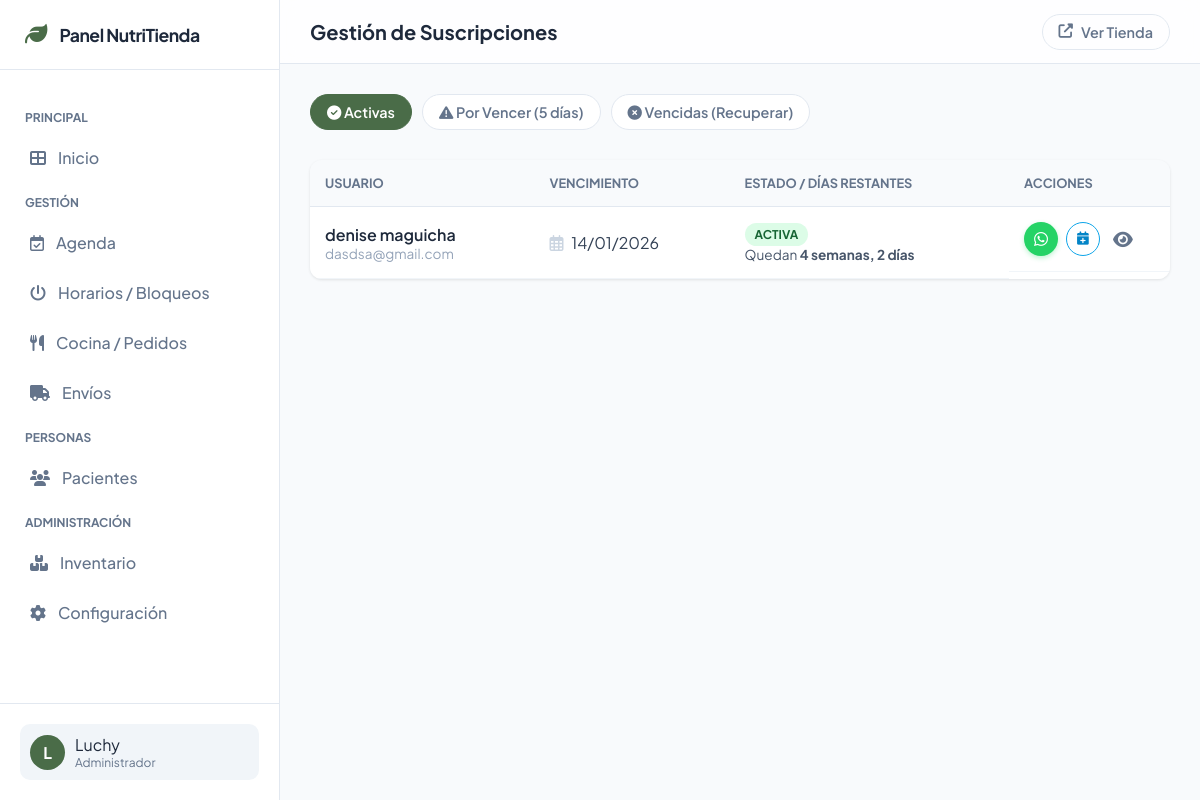
The page /panel/suscripciones/ (signed in) on the database its author committed.
### usuarios/models.py (models this page shows, shortened)
class Perfil(models.Model):
    user = models.OneToOneField(User, on_delete=models.CASCADE)
    telefono = models.CharField(max_length=20, null=True, blank=True)
    direccion = models.CharField(max_length=255, null=True, blank=True)
    ciudad = models.CharField(max_length=100, null=True, blank=True)
    codigo_postal = models.CharField(max_length=10, null=True, blank=True)
    es_vegetariano = models.BooleanField(default=False, verbose_name="Soy Vegetariano")
    es_vegano = models.BooleanField(default=False, verbose_name="Soy Vegano")
    es_celiaco = models.BooleanField(default=False, verbose_name="Soy Celíaco (Sin TACC)")
    suscripcion_activa_hasta = models.DateField(null=True, blank=True, verbose_name="Vencimiento Suscripción")
    @property
    def es_cliente_activo(self):
        if self.suscripcion_activa_hasta:
            return self.suscripcion_activa_hasta >= timezone.now().date()
        return False

### panel_gestor/views.py (the view)
# urls.py: path('suscripciones/', views.suscripciones_panel, name='panel_suscripciones'),
@staff_member_required
def suscripciones_panel(request):
    hoy = timezone.now().date()
    filtro = request.GET.get('filtro', 'activas')
    perfiles = Perfil.objects.select_related('user').order_by('suscripcion_activa_hasta')
    if filtro == 'activas':
        perfiles = perfiles.filter(suscripcion_activa_hasta__gte=hoy)
    elif filtro == 'venciendo':
        limite = hoy + timedelta(days=5)
        perfiles = perfiles.filter(suscripcion_activa_hasta__gte=hoy, suscripcion_activa_hasta__lte=limite)
    elif filtro == 'vencidas':
        limite_pasado = hoy - timedelta(days=30)
        perfiles = perfiles.filter(suscripcion_activa_hasta__lt=hoy, suscripcion_activa_hasta__gte=limite_pasado)
    context = {
        'perfiles': perfiles,
        'filtro_actual': filtro,
        'hoy': hoy
    }
    return render(request, 'panel_gestor/suscripciones.html', context)

### configuracion/context_processors.py (called while the page is built)
def apariencia_context(request):
    config = AparienciaConfig.objects.first()
    if not config:
        config_data = {
            'logo_sitio': None,
            'color_fondo_body': '#ECF0E5',
            'navbar_color_fondo': '#FFFFFF',
            'navbar_color_enlaces': '#555555',
            'boton_color_principal_fondo': '#78857A',
            'boton_color_principal_texto': '#FFFFFF',
            'boton_color_principal_hover': '#647066',
            'boton_color_secundario_borde': '#78857A',
             'color_carrito_activo': '#E74C3C',
        }
    else:
        config_data = config
    return {'apariencia_config': config_data}

### templates/panel_gestor/suscripciones.html (shortened to what this page needs)
{% extends 'panel_gestor/base_panel.html' %}
{% load static %}
{% block title %}Gestión de Suscripciones{% endblock %}
{% block panel_content %}
    <div class="filters-bar">
        <a href="?filtro=activas" class="filter-btn {% if filtro_actual == 'activas' %}active{% endif %}">
            <i class="fas fa-check-circle"></i> Activas
        </a>
        <a href="?filtro=venciendo" class="filter-btn {% if filtro_actual == 'venciendo' %}active{% endif %}">
            <i class="fas fa-exclamation-triangle"></i> Por Vencer (5 días)
        </a>
        <a href="?filtro=vencidas" class="filter-btn {% if filtro_actual == 'vencidas' %}active{% endif %}">
            <i class="fas fa-times-circle"></i> Vencidas (Recuperar)
        </a>
    </div>
    <div class="table-responsive">
        <table class="subs-table">
            <thead>
                <tr>
                    <th>Usuario</th>
                    <th>Vencimiento</th>
                    <th>Estado / Días Restantes</th>
                    <th>Acciones</th>
                </tr>
            </thead>
            <tbody>
                {% for perfil in perfiles %}
                <tr>
                    <td>
                        <div style="font-weight: 600; color: #1e293b;">
                            {{ perfil.user.first_name }} {{ perfil.user.last_name }}
                        </div>
                        <div style="color:#94a3b8; font-size: 0.85rem;">{{ perfil.user.email }}</div>
                    </td>
                    <td>
                        <i class="far fa-calendar-alt" style="color:#cbd5e1; margin-right:5px;"></i>
                        {{ perfil.suscripcion_activa_hasta|date:"d/m/Y" }}
                    </td>
                    <td>
                        {% if perfil.suscripcion_activa_hasta < hoy %}
                            <span class="days-expired">VENCIDA</span>
                            <div style="font-size:0.8rem; color:#991b1b; margin-top:3px;">
                                hace {{ perfil.suscripcion_activa_hasta|timesince:hoy }}
                            </div>
                        {% else %}
                            {% if perfil.suscripcion_activa_hasta <= hoy|add:"5 days" %}
                                <span class="days-warn">⚠️ Vence pronto</span>
                            {% else %}
                                <span class="days-ok">Activa</span>
                            {% endif %}
                            <div style="font-size:0.85rem; color:#475569; margin-top:3px;">
                                Quedan <strong>{{ perfil.suscripcion_activa_hasta|timeuntil:hoy }}</strong>
                            </div>
                        {% endif %}
                    </td>
                    <td class="actions-cell">
                        <a href="https://wa.me/?text=Hola {{ perfil.user.first_name }}, te recordamos que tu suscripción vence el {{ perfil.suscripcion_activa_hasta|date:'d/m' }}."
                           target="_blank" class="btn-wsp-mini" title="Enviar recordatorio">
                            <i class="fab fa-whatsapp"></i>
                        </a>
                        <button class="btn-extend-mini"
                                data-url="{% url 'extender_suscripcion_manual' perfil.user.id %}"
                                data-email="{{ perfil.user.email }}"
                                onclick="abrirModalExtender(this)"
                                title="Extender 30 días">
                            <i class="fas fa-calendar-plus"></i>
                        </button>
                        {% if perfil.user.ficha_paciente %}
                            <a href="{% url 'panel_detalle_paciente' perfil.user.ficha_paciente.id %}" class="btn-view" title="Ver Ficha Clínica">
                                <i class="fas fa-eye"></i>
                            </a>
                        {% else %}
                             <span class="btn-view" style="opacity:0.3; cursor:not-allowed;" title="Sin Ficha Clínica"><i class="fas fa-eye-slash"></i></span>
                        {% endif %}
                    </td>
                </tr>
                {% endfor %}
            </tbody>
        </table>
    </div>
{% endblock %}

### templates/panel_gestor/base_panel.html (shortened to what this page needs)
{% load static %}
<!DOCTYPE html>
<html lang="es">
<head>
    <link rel="stylesheet" href="https://cdnjs.cloudflare.com/ajax/libs/font-awesome/6.4.0/css/all.min.css">
</head>
<body>
    <nav class="sidebar" id="sidebar">
        <div class="sidebar-header">
            <i class="fas fa-leaf logo-icon"></i>
            <span class="logo-text">Panel NutriTienda</span>
        </div>
        <div class="sidebar-menu">
            <span class="menu-label">Principal</span>
            <a href="{% url 'panel_home' %}" class="menu-item {% if request.resolver_match.url_name == 'panel_home' %}active{% endif %}">
                <i class="fas fa-th-large"></i> Inicio
            </a>
            <span class="menu-label">Gestión</span>
            <a href="{% url 'panel_agenda' %}" class="menu-item {% if request.resolver_match.url_name == 'panel_agenda' %}active{% endif %}">
                <i class="far fa-calendar-check"></i> Agenda
            </a>
            <a href="{% url 'panel_bloqueos' %}" class="menu-item {% if request.resolver_match.url_name == 'panel_bloqueos' %}active{% endif %}">
                <i class="fas fa-power-off"></i> Horarios / Bloqueos
            </a>
            <a href="{% url 'panel_cocina' %}" class="menu-item {% if request.resolver_match.url_name == 'panel_cocina' %}active{% endif %}">
                <i class="fas fa-utensils"></i> Cocina / Pedidos
            </a>
            <a href="{% url 'panel_envios' %}" class="menu-item {% if request.resolver_match.url_name == 'panel_envios' %}active{% endif %}">
                <i class="fas fa-truck"></i> Envíos
            </a>
            <span class="menu-label">Personas</span>
            <a href="{% url 'panel_pacientes' %}" class="menu-item {% if 'paciente' in request.resolver_match.url_name %}active{% endif %}">
                <i class="fas fa-users"></i> Pacientes
            </a>
            <span class="menu-label">Administración</span>
            <a href="{% url 'panel_inventario' %}" class="menu-item {% if 'inventario' in request.resolver_match.url_name %}active{% endif %}">
                <i class="fas fa-boxes"></i> Inventario
            </a>
            <a href="{% url 'panel_configuracion' %}" class="menu-item {% if request.resolver_match.url_name == 'panel_configuracion' %}active{% endif %}">
                <i class="fas fa-cog"></i> Configuración
            </a>
        </div>
        <div class="sidebar-footer">
            <div class="user-profile">
                <div class="user-avatar">{{ user.username|make_list|first|upper }}</div>
                <div class="user-info">
                    <span>{{ user.first_name|default:user.username }}</span>
                    <small>Administrador</small>
                </div>
            </div>
        </div>
    </nav>
    <div class="main-wrapper">
        <header class="top-bar">
            <div style="display:flex; align-items:center;">
                <h2 class="page-title">{% block title %}Resumen{% endblock %}</h2>
            </div>
            <a href="{% url 'inicio' %}" class="btn-back-store" target="_blank">
                <i class="fas fa-external-link-alt"></i> Ver Tienda
            </a>
        </header>
        <div class="content-scroll">
            {% block panel_content %}{% endblock %}
        </div>
    </div>
</body>
</html>

### templates/panel_gestor/base_panel.html (style rules this page uses)
:root { --bg-body: #f8fafc; --bg-sidebar: #ffffff; --text-main: #1e293b; --text-muted: #64748b; --brand-color: #4A6C48; --brand-light: #e6f0e6; --border-color: #e2e8f0; --shadow-sm: 0 1px 3px rgba(0,0,0,0.1); --shadow-md: 0 4px 6px -1px rgba(0,0,0,0.1), 0 2px 4px -1px rgba(0,0,0,0.06); --transition: all 0.3s cubic-bezier(0.4, 0, 0.2, 1); }
* { box-sizing: border-box; }
body { margin: 0; font-family: 'Plus Jakarta Sans', sans-serif; background: var(--bg-body); color: var(--text-main); display: flex; height: 100vh; overflow: hidden; }
.sidebar { width: 280px; background: var(--bg-sidebar); border-right: 1px solid var(--border-color); display: flex; flex-direction: column; flex-shrink: 0; transition: var(--transition); z-index: 50; }
.sidebar-header { height: 70px; padding: 0 25px; display: flex; align-items: center; gap: 12px; border-bottom: 1px solid var(--border-color); }
.logo-text { font-size: 1.1rem; font-weight: 700; color: var(--text-main); letter-spacing: -0.5px; }
.logo-icon { color: var(--brand-color); font-size: 1.4rem; }
.sidebar-menu { flex: 1; padding: 25px 15px; overflow-y: auto; }
.menu-label { font-size: 0.75rem; text-transform: uppercase; color: var(--text-muted); font-weight: 700; padding: 0 10px 10px; margin-top: 15px; display: block; }
.menu-item { display: flex; align-items: center; gap: 12px; padding: 12px 15px; color: var(--text-muted); text-decoration: none; border-radius: 10px; margin-bottom: 5px; font-weight: 500; transition: var(--transition); }
.sidebar-footer { padding: 20px; border-top: 1px solid var(--border-color); }
.user-profile { display: flex; align-items: center; gap: 10px; padding: 10px; border-radius: 10px; background: #f1f5f9; }
.user-avatar { width: 35px; height: 35px; background: var(--brand-color); color: white; border-radius: 50%; display: flex; align-items: center; justify-content: center; font-weight: bold; }
.user-info small { display: block; color: var(--text-muted); font-size: 0.75rem; }
.main-wrapper { flex: 1; display: flex; flex-direction: column; overflow: hidden; position: relative; }
.top-bar { height: 70px; background: rgba(255,255,255,0.8); backdrop-filter: blur(10px); border-bottom: 1px solid var(--border-color); display: flex; justify-content: space-between; align-items: center; padding: 0 30px; position: sticky; top: 0; z-index: 40; }
.page-title { font-size: 1.25rem; font-weight: 700; margin: 0; }
.btn-back-store { text-decoration: none; font-size: 0.9rem; font-weight: 600; color: var(--text-muted); display: flex; align-items: center; gap: 8px; padding: 8px 16px; border-radius: 50px; border: 1px solid var(--border-color); transition: var(--transition); }
.content-scroll { padding: 30px; overflow-y: auto; height: 100%; }

### templates/panel_gestor/suscripciones.html (style rules this page uses)
.filters-bar { display: flex; gap: 10px; margin-bottom: 25px; overflow-x: auto; padding-bottom: 5px; }
.filter-btn { padding: 8px 16px; border-radius: 50px; text-decoration: none; font-size: 0.9rem; font-weight: 600; background: white; border: 1px solid #e2e8f0; color: #64748b; transition: all 0.2s; white-space: nowrap; }
.filter-btn.active { background: var(--brand-color); color: white; border-color: var(--brand-color); }
.table-responsive { overflow-x: auto; border-radius: 12px; box-shadow: var(--shadow-sm); }
.subs-table { width: 100%; border-collapse: collapse; background: white; min-width: 900px; }
.subs-table th { background: #f8fafc; padding: 15px; text-align: left; color: #64748b; font-size: 0.8rem; text-transform: uppercase; border-bottom: 1px solid #e2e8f0; }
.subs-table td { padding: 15px; border-bottom: 1px solid #f1f5f9; vertical-align: middle; color: #334155; }
.days-ok { color: #166534; background: #dcfce7; padding: 4px 10px; border-radius: 20px; text-transform: uppercase; font-size: 0.75rem; font-weight: 700; }
.actions-cell { display: flex; align-items: center; gap: 8px; }
.btn-wsp-mini { background: #25d366; color: white; border: none; width: 34px; height: 34px; border-radius: 50%; display: flex; align-items: center; justify-content: center; text-decoration: none; transition: 0.2s; box-shadow: 0 2px 5px rgba(37, 211, 102, 0.3); }
.btn-extend-mini { background: white; border: 1px solid #0ea5e9; color: #0284c7; width: 34px; height: 34px; border-radius: 50%; display: flex; align-items: center; justify-content: center; text-decoration: none; transition: 0.2s; cursor: pointer; }
.btn-view { color: #64748b; font-size: 1.1rem; padding: 5px; border-radius: 6px; transition: color 0.2s; }

### rows shown on the page
Perfil: user.first_name "denise", user.last_name "maguicha", user.email "dasdsa@gmail.com", suscripcion_activa_hasta "14/01/2026", shows "ACTIVA", suscripcion_activa_hasta "4 semanas, 2 días"

### other values the page prints
{{ user.username|make_list|first|upper }} "L"
{{ user.first_name|default:user.username }} "Luchy"
